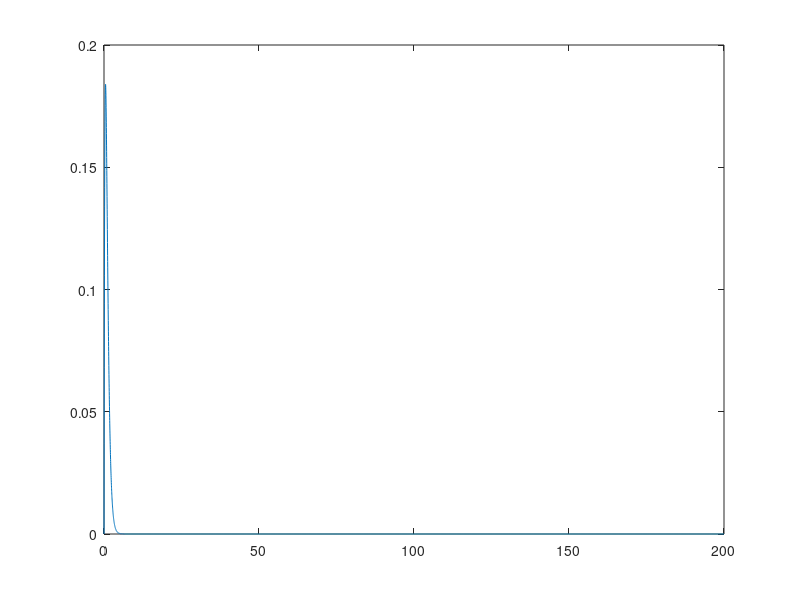

The MATLAB script that drew this image: (Note: this script raises an error after producing the figure.)
clear; clc;
%% Preset
Users = 200;
PacketLength = 1;

%% ALOHA simulation
Cursor = 1; %data cursor for arrays
for p = 0:0.0001:1 %arrival rate (per unit time)
    G(Cursor) = Users * p; %average arrival rate (per unit time)
    
    % Pure ALOHA
    TimeSlot = 0.01;
    PacketDuration = PacketLength / TimeSlot; %number of slots for 1 packet
    ArrivalRate = p * TimeSlot; %arrival rate (per time slot)
    NoArrivalRate = (1 - ArrivalRate) ^ Users; %probability of no arrival packets from all users
    NoPacket = NoArrivalRate ^ (2*PacketDuration); %probability of idle time for 2 packet duration
    SuccessPacketPure(Cursor) = G(Cursor) * NoPacket; %probability of packet success
    
    % Slotted ALOHA
    TimeSlot = 1;
    PacketDuration = TimeSlot; %1 slot for 1 packet
    ArrivalRate = p * TimeSlot; %arrival rate (per time slot)
    NoArrivalRate = (1 - ArrivalRate) ^ Users; %probability of no arrival packets from all users
    NoPacket = NoArrivalRate ^ (PacketDuration); %probability of idle time for 1 time slot
    SuccessPacketSlot(Cursor) = G(Cursor) * NoPacket; %probability of packet success
    
    Cursor = Cursor + 1; %increase data cursor
end

%% Find max point
[Vmax, Vidx] = max(SuccessPacketPure);  
PureMaxVal = Vmax; 
PureMaxIdx = (Vidx - 1) * 0.02; %change to the real value
[Vmax, Vidx] = max(SuccessPacketSlot);
SlotMaxVal = Vmax; 
SlotMaxIdx = (Vidx - 1) * 0.02; %change to the real value

%% Draw graph
figure(1);
plot(G,SuccessPacketPure);
text(PureMaxIdx, PureMaxVal, ['\leftarrow Pure ALOHA',...
    ' (G = ', num2str(PureMaxIdx), ', Th = ', num2str(round(PureMaxVal*100,2)),'%)']);
hold on
plot(G,SuccessPacketSlot);
text(SlotMaxIdx, SlotMaxVal, ['\leftarrow Slotted ALOHA',...
    ' (G = ', num2str(SlotMaxIdx), ', Th = ', num2str(round(SlotMaxVal*100,2)),'%)']);
axis([0 10 0 0.4]);
title("Pure ALOHA & Slotted ALOHA Simulation");
xlabel("G");
ylabel("Throughput");

%%
